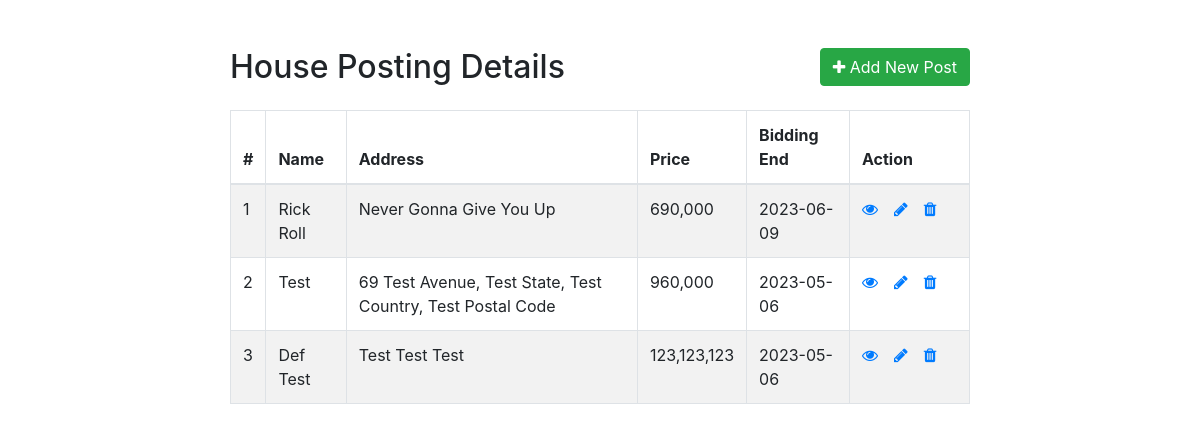
The page / on the database its author committed.
### tables this page shows
CREATE TABLE `houses` (
  `id` int(11) NOT NULL,
  `owner` varchar(255) NOT NULL,
  `address` varchar(255) NOT NULL,
  `price` int(20) NOT NULL,
  `bidding_end_date` date NOT NULL,
  `img_path` varchar(255) NOT NULL
);

### dao/abstractDAO.php (called while the page is built, shortened)
<?php
class abstractDAO {
    protected static $DB_HOST = "localhost";
    protected static $DB_PORT = 3307;
    protected static $DB_USERNAME = "root";
    protected static $DB_PASSWORD = "";
    protected static $DB_DATABASE = "assignment2";
    function __construct() {
        try{
            $this->mysqli = new mysqli(self::$DB_HOST, self::$DB_USERNAME,
                self::$DB_PASSWORD, self::$DB_DATABASE, self::$DB_PORT);
        }catch(mysqli_sql_exception $e){
            throw $e;
        }
    }
}
?>

### dao/houseDAO.php (called while the page is built, shortened)
<?php
require_once('abstractDAO.php');
require_once('./model/house.php');
class houseDAO extends abstractDAO {
    public function getHouses(){
        $result = $this->mysqli->query('SELECT * FROM houses');
        $houses = Array();
        if($result->num_rows >= 1){
            while($row = $result->fetch_assoc()){
                $house = new house($row['id'], $row['owner'], $row['address'], $row['price'], $row['bidding_end_date'], $row['img_path']);
                $houses[] = $house;
            }
            return $houses;
        }
        return false;
    }
}
?>

### model/House.php (called while the page is built, shortened)
<?php
	class House{
		private $id;
		private $owner;
		private $address;
		private $price;
		private $biddingDate;
		public function getOwner(){
			return $this->owner;
		}
		public function setOwner($owner){
			$this->owner = $owner;
		}
		public function getAddress(){
			return $this->address;
		}
		public function setAddress($address){
			$this->address = $address;
		}
		public function getPrice(){
			return $this->price;
		}
		public function setPrice($price){
			$this->price = $price;
		}
		public function getBiddingDate(){
			return $this->biddingDate;
		}
		public function setBiddingDate($biddingDate){
			$this->biddingDate = $biddingDate;
		}
		public function setId($id){
			$this->id = $id;
		}
		public function getId(){
			return $this->id;
		}
	}
?>

### index.php (the view, shortened to what this page needs)
<?php require_once('./dao/houseDAO.php'); ?>
<!DOCTYPE html>
<html lang="en">
<head>
    <link rel="stylesheet" href="https://stackpath.bootstrapcdn.com/bootstrap/4.5.2/css/bootstrap.min.css">
    <link rel="stylesheet" href="https://maxcdn.bootstrapcdn.com/font-awesome/4.7.0/css/font-awesome.min.css">
</head>
<body>
    <div class="wrapper">
        <div class="container-fluid">
            <div class="employee">
                <div class="col-md-12">
                    <div class="mt-5 mb-3 clearfix">
                        <h2 class="pull-left">House Posting Details</h2>
                        <a href="create.php" class="btn btn-success pull-right"><i class="fa fa-plus"></i> Add New Post</a>
                    </div>
                    <?php
                        $houseDAO = new houseDAO();
                        $houses = $houseDAO->getHouses();
                        if($houses){
                            echo '<table class="table table-bordered table-striped">';
                                echo "<thead>";
                                    echo "<tr>";
                                        echo "<th>#</th>";
                                        echo "<th>Name</th>";
                                        echo "<th>Address</th>";
                                        echo "<th>Price</th>";
                                        echo "<th>Bidding End</th>";
                                        echo "<th>Action</th>";
                                    echo "</tr>";
                                echo "</thead>";
                                echo "<tbody>";
                                foreach($houses as $house){
                                    echo '<tr class="table-row">';
                                        echo "<td>" . $house->getId(). "</td>";
                                        echo "<td>" . $house->getOwner() . "</td>";
                                        echo "<td>" . $house->getAddress() . "</td>";
                                        echo "<td>" . number_format($house->getPrice()) . "</td>";
                                        echo "<td>" . $house->getBiddingDate() . "</td>";
                                        echo "<td>";
                                            echo '<a href="read.php?id='. $house->getId() .'" class="mr-3" title="View Record" data-toggle="tooltip"><span class="fa fa-eye"></span></a>';
                                            echo '<a href="update.php?id='. $house->getId() .'" class="mr-3" title="Update Record" data-toggle="tooltip"><span class="fa fa-pencil"></span></a>';
                                            echo '<a href="delete.php?id='. $house->getId() .'" title="Delete Record" data-toggle="tooltip"><span class="fa fa-trash"></span></a>';
                                        echo "</td>";
                                    echo "</tr>";
                                }
                                echo "</tbody>";
                            echo "</table>";
                        } else{
                            echo '<div class="alert alert-danger"><em>No records were found.</em></div>';
                        }
                    ?>
                </div>
            </div>
        </div>
    </div>
</body>
</html>

### index.php (style rules this page uses)
.wrapper { width: 800px; margin: 0 auto; }
table tr td:last-child { width: 120px; }

### rows shown on the page
houses: id "1", owner "Rick Roll", address "Never Gonna Give You Up", price "690,000", bidding_end_date "2023-06-09"
houses: id "2", owner "Test", address "69 Test Avenue, Test State, Test Country, Test Postal Code", price "960,000", bidding_end_date "2023-05-06"
houses: id "3", owner "Def Test", address "Test Test Test", price "123,123,123", bidding_end_date "2023-05-06"
